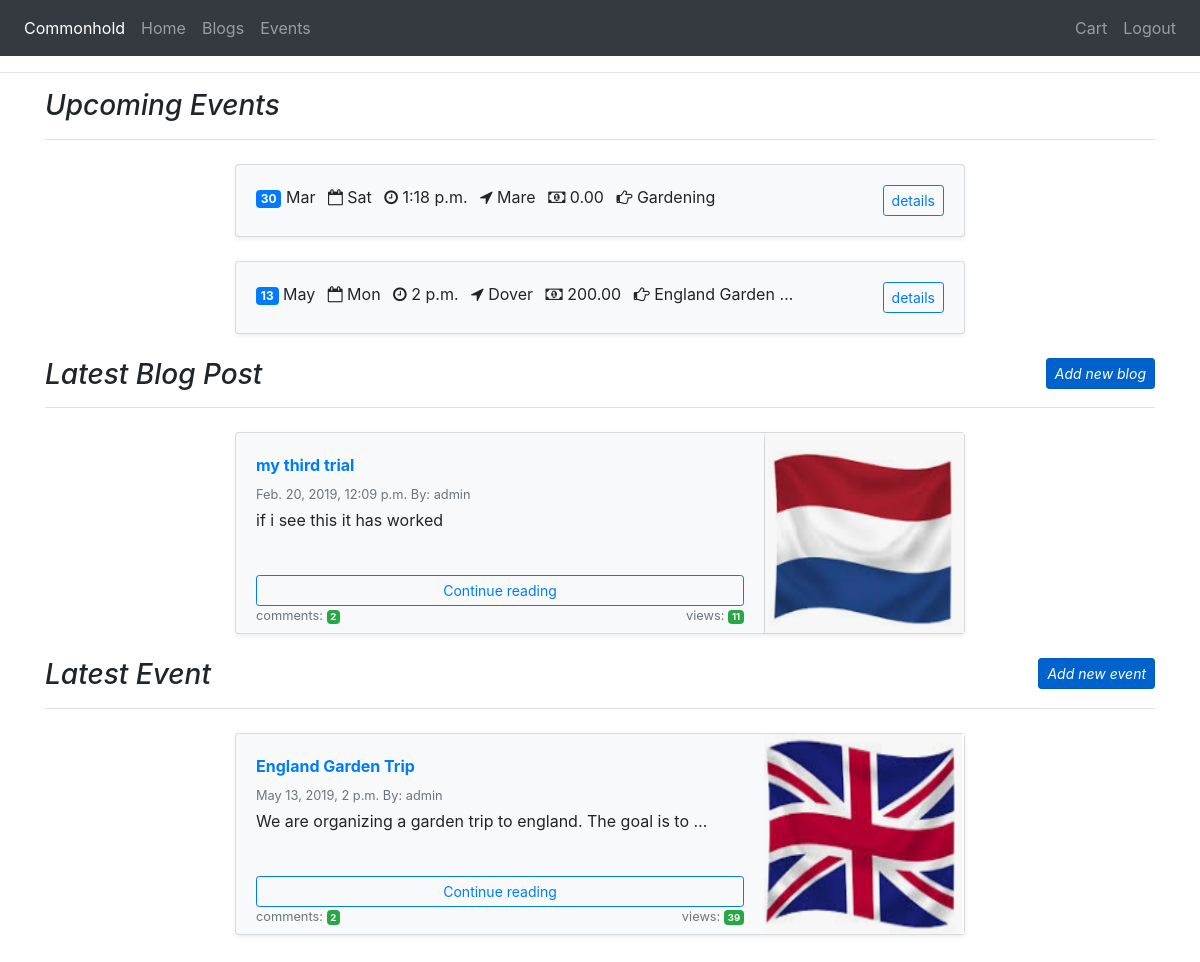
Page /accounts/overview/ (signed in) on the committed database.
### events/models.py (models this page shows, shortened)
class Event(models.Model):
    author = models.ForeignKey(User, on_delete=models.CASCADE, related_name="event_author")
    title = models.CharField(max_length=200)
    details = models.TextField()
    location = models.CharField(max_length=200)
    views = models.IntegerField(default=0)
    price = models.DecimalField(max_digits=6, decimal_places=2)
    event_image = models.ImageField(upload_to="images", null=True, blank=True)
    scheduled_date_start = models.DateTimeField(blank=True, null=True)
    scheduled_date_end = models.DateTimeField(blank=True, null=True)
    published_date = models.DateTimeField(auto_now_add=True)

### blogs/models.py (models this page shows, shortened)
class Blog(models.Model):
    author = models.ForeignKey(User, on_delete=models.CASCADE, related_name="blog_author")
    title = models.CharField(max_length=200)
    content = models.TextField()
    published_date = models.DateTimeField(auto_now_add=True)
    views = models.IntegerField(default=0)
    blog_image = models.ImageField(upload_to="images", blank=True, null=True)

### accounts/views.py (the view)
@login_required
def overview(request):
    blogs = Blog.objects.filter(published_date__lte=timezone.now()).order_by('-published_date')[:1]
    events = Event.objects.filter(published_date__lte=timezone.now()).order_by('-published_date')[:1]
    upcoming_events = Event.objects.filter(scheduled_date_start__gte=timezone.now()).order_by('scheduled_date_start')[:4]
    blog_comments = BlogComment.objects.all()
    event_comments = EventComment.objects.all()
    return render(request, "overview.html", {'blogs': blogs, 'events': events,  'event_comments': event_comments, 'blog_comments': blog_comments, 'upcoming_events': upcoming_events })

### cart/contexts.py (called while the page is built)
def cart_contents(request):
    cart = request.session.get('cart', {})
    cart_items = []
    total = 0
    product_count = 0
    for id, quantity in cart.items():
        event = get_object_or_404(Event, pk=id)
        total += quantity * event.price
        product_count += quantity
        cart_items.append({'id':id, 'quantity': quantity, 'event': event})
    return { 'cart_items': cart_items, 'total': total,
        'product_count': product_count }

### accounts/templates/overview.html (shortened to what this page needs)
{% extends 'base.html' %}
{% block content %}
<div class="container">
    <h3 class="pb-3 mb-4 font-italic border-bottom">
      Upcoming Events
   </h3>
   <div class="row justify-content-center">
   <div class="col-md-8">
   {% for up in upcoming_events %}
         <div class="card flex-md-row mb-4 shadow-sm h-md-250 bg-light">
            <div class="card-body d-flex flex-column less-padding-bottom">
                <ul class="list-inline">
                    <li class="list-inline-item"><span class="badge badge-primary">{{up.scheduled_date_start|date:"d"}}</span> {{up.scheduled_date_start|date:"b"|title}}</li>
                    <li class="list-inline-item"><i class="fa fa-calendar-o" aria-hidden="true"></i> {{up.scheduled_date_start|date:"D"}}</li>
                    <li class="list-inline-item"><i class="fa fa-clock-o" aria-hidden="true"></i> {{up.scheduled_date_start|date:"P"}}</li>
                    <li class="list-inline-item"><i class="fa fa-location-arrow" aria-hidden="true"></i> {{up.location}}</li>
                    <li class="list-inline-item"><i class="fa fa-money" aria-hidden="true"></i> {{up.price}}</li>
                    <li class="list-inline-item"><i class="fa fa-hand-o-right"></i> {{up.title|truncatechars:16}}</li>
                    <li class="list-inline-item floatright"><a class="btn btn-outline-primary btn-sm" role="button" href="{% url 'event_detail' up.id %}">details</a></li>
                </ul>
            </div>
        </div>
   {% endfor %}
    </div>
   </div>
   <h3 class="pb-3 mb-4 font-italic border-bottom">
      Latest Blog Post <a href="{% url 'new_blog' %}" class="btn btn-primary btn-sm active floatright" role="button" aria-pressed="true">Add new blog</a>
   </h3>
   <div class="row justify-content-center">
      {% for blog in blogs %}
      <div class="col-md-8">
         <div class="card flex-md-row mb-4 shadow-sm h-md-250 bg-light">
            <div class="card-body d-flex flex-column less-padding-bottom">
                <strong class="d-inline-block mb-2 text-primary">{{blog.title}}</strong>
                <div class="mb-1 text-muted small">{{blog.published_date}} By: {{blog.author}} </div>
                <p class="card-text mb-auto">{{blog.content|truncatewords:12}}</p>
                <a class="btn btn-outline-primary btn-sm" role="button" href="{% url 'blog_detail' blog.id %}">Continue reading</a>
                <div class="mb-1 text-muted small">
                   <span>comments: </span><span class="badge badge-success">{{ blog.comment_blog.count }}</span>
                   <span class="floatright">views: <span class="badge badge-success">{{blog.views}}</span></span>
                </div>
            </div>
            <img class="card-img-right flex-auto d-none d-lg-block" alt="Thumbnail [200x250]" src="{{ MEDIA_URL }}{{ blog.blog_image }}" style="width: 200px; height: 200px;">
         </div>
      </div>
    {% endfor %}
   </div>
   <h3 class="pb-3 mb-4 font-italic border-bottom">
      Latest Event <a href="{% url 'new_event' %}" class="btn btn-primary btn-sm active floatright" role="button" aria-pressed="true">Add new event</a>
   </h3>
   <div class="row justify-content-center">
   {% for event in events %}
   <div class="col-md-8">
       <div class="card flex-md-row mb-4 shadow-sm h-md-250 bg-light">
           <div class="card-body d-flex flex-column less-padding-bottom">
               <strong class="d-inline-block mb-2 text-primary">{{event.title}}</strong>
               <div class="mb-1 text-muted small">{{event.scheduled_date_start}} By: {{event.author}} </div>
               <p class="card-text mb-auto">{{event.details|truncatewords:12}}</p>
               <a class="btn btn-outline-primary btn-sm" role="button" href="{% url 'event_detail' event.id %}">Continue reading</a>
               <div class="mb-1 text-muted small">
                   <span>comments: </span><span class="badge badge-success">{{ event.event_comment_id.count }}</span>
                   <span class="floatright">views: <span class="badge badge-success">{{event.views}}</span></span>
               </div>
           </div>
           <img class="card-img-right flex-auto d-none d-lg-block" alt="Thumbnail [200x250]" src="{{ MEDIA_URL }}{{ event.event_image }}" style="width: 200px; height: 200px;">
       </div>
   </div>
   {% endfor %}
</div>
<br>
{% endblock %}

### static/css/custom.css (style rules this page uses)
.less-padding-bottom { padding-bottom: 4px !important }
.floatright { float: right !important }

### rows in the picture
Event: scheduled_date_start "30", scheduled_date_start "Mar", scheduled_date_start "Sat", scheduled_date_start "1:18 p.m.", location "Mare", price "0.00", title "Gardening"
Event: scheduled_date_start "13", scheduled_date_start "May", scheduled_date_start "Mon", scheduled_date_start "2 p.m.", location "Dover", price "200.00", title "England Garden …", title "England Garden Trip", scheduled_date_start "May 13, 2019, 2 p.m.", author "admin", details "We are organizing a garden trip to england. The goal is to …", event_comment_id.count "2", views "39", event_image (picture)
Blog: title "my third trial", published_date "Feb. 20, 2019, 12:09 p.m.", author "admin", content "if i see this it has worked", comment_blog.count "2", views "11", blog_image (picture)
